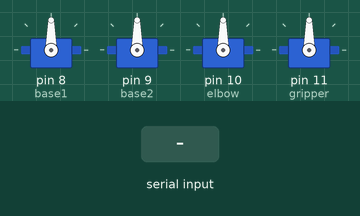
Recording of a sketch running on a simulated Arduino Uno, built with avr-gcc and run on an emulated ATmega328P. Shown: 4 × servo. The inputs (shaded band) are chosen by the test bench.

Above: at 1.2 s.
1.3 s: "90,45,200\n" received over Serial
At 3.4 s:
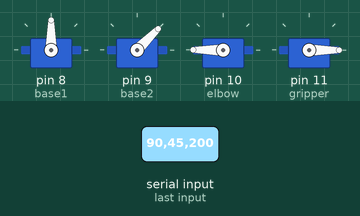
3.8 s: "30,150,10\n" received over Serial
At 5.3 s:
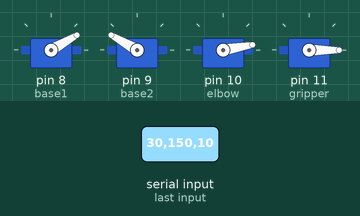
6.3 s: "90,45\n" received over Serial
At 9.0 s:
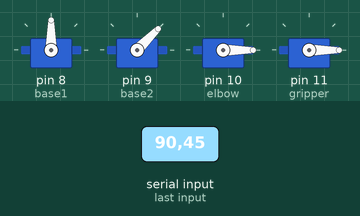
9.3 s: "30,150,10,200\n" received over Serial
At 10.1 s:
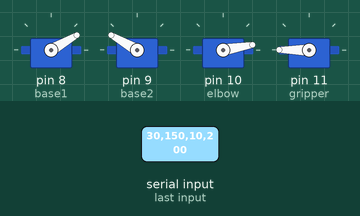
10.8 s: "1,90\n" received over Serial
At 13.6 s:
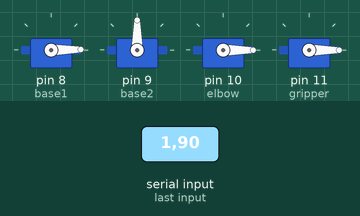
13.8 s: "1,90,45\n" received over Serial
At 15.2 s:
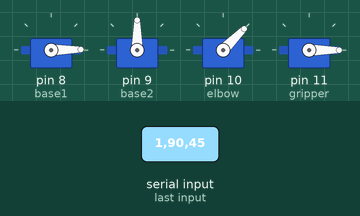
Timing chart, 0 to 16.8 s (numbered marks = the images above; inputs shaded):
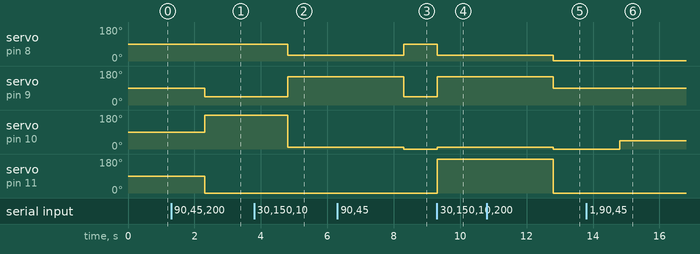

The sketch:

roboticarm.ino
```cpp
#include <Servo.h>

Servo base1;
Servo base2;
Servo elbow;
Servo gripper;

void setup() {
  Serial.begin(9600);

  base1.attach(8);
  base2.attach(9);
  elbow.attach(10);
  gripper.attach(11);
}

void loop() {
  if (Serial.available() > 0) {
    int angle1 = Serial.parseInt();
    int angle2 = Serial.parseInt();
    int angle3 = Serial.parseInt();
    int angle4 = Serial.parseInt();

    base1.write(angle1);
    base2.write(angle2);
    elbow.write(angle3);
    gripper.write(angle4);

    while (Serial.available() > 0) {
      Serial.read();
    }
  }
}
```

Measured:
- after the input at 1.3 s, servo on pin 9 (base2): 90° → 45° after 1.0 s; servo on pin 10 (elbow): 90° → 180° after 1.0 s; servo on pin 11 (gripper): 90° → 0° after 1.0 s
- after the input at 3.8 s, servo on pin 8 (base1): 90° → 30° after 1.0 s; servo on pin 9 (base2): 45° → 150° after 1.0 s; servo on pin 10 (elbow): 180° → 10° after 1.0 s
- after the input at 6.3 s, servo on pin 8 (base1): 30° → 90° after 2.0 s; servo on pin 9 (base2): 150° → 45° after 2.0 s; servo on pin 10 (elbow): 10° → 0° after 2.0 s
- after the input at 9.3 s, servo on pin 8 (base1): 90° → 30° at once; servo on pin 9 (base2): 45° → 150° at once; servo on pin 10 (elbow): 0° → 10° at once; servo on pin 11 (gripper): 0° → 180° at once
- after the input at 10.8 s, servo on pin 8 (base1): 30° → 1° after 2.0 s; servo on pin 9 (base2): 150° → 90° after 2.0 s; servo on pin 10 (elbow): 10° → 0° after 2.0 s; servo on pin 11 (gripper): 180° → 0° after 2.0 s
- after the input at 13.8 s, servo on pin 10 (elbow): 0° → 45° after 1.0 s
